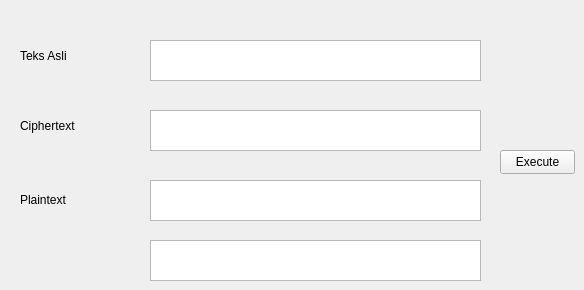
        <widget class="QWidget" name="tab_28">
         <attribute name="title">
          <string>Tab 2</string>
         </attribute>
         <widget class="QPlainTextEdit" name="plainTextEdit_69">
          <property name="geometry">
           <rect>
            <x>150</x>
            <y>40</y>
            <width>331</width>
            <height>41</height>
           </rect>
          </property>
         </widget>
         <widget class="QLabel" name="label_55">
          <property name="geometry">
           <rect>
            <x>20</x>
            <y>40</y>
            <width>101</width>
            <height>31</height>
           </rect>
          </property>
          <property name="text">
           <string>Teks Asli</string>
          </property>
         </widget>
         <widget class="QPlainTextEdit" name="plainTextEdit_70">
          <property name="geometry">
           <rect>
            <x>150</x>
            <y>240</y>
            <width>331</width>
            <height>41</height>
           </rect>
          </property>
         </widget>
         <widget class="QPlainTextEdit" name="plainTextEdit_71">
          <property name="geometry">
           <rect>
            <x>150</x>
            <y>180</y>
            <width>331</width>
            <height>41</height>
           </rect>
          </property>
         </widget>
         <widget class="QLabel" name="label_56">
          <property name="geometry">
           <rect>
            <x>20</x>
            <y>190</y>
            <width>121</width>
            <height>20</height>
           </rect>
          </property>
          <property name="text">
           <string>Plaintext</string>
          </property>
         </widget>
         <widget class="QPushButton" name="pushButton_12">
          <property name="geometry">
           <rect>
            <x>500</x>
            <y>150</y>
            <width>75</width>
            <height>24</height>
           </rect>
          </property>
          <property name="text">
           <string>Execute</string>
          </property>
         </widget>
         <widget class="QPlainTextEdit" name="plainTextEdit_72">
          <property name="geometry">
           <rect>
            <x>150</x>
            <y>110</y>
            <width>331</width>
            <height>41</height>
           </rect>
          </property>
         </widget>
         <widget class="QLabel" name="label_57">
          <property name="geometry">
           <rect>
            <x>20</x>
            <y>110</y>
            <width>121</width>
            <height>31</height>
           </rect>
          </property>
          <property name="text">
           <string>Ciphertext</string>
          </property>
         </widget>
        </widget>
